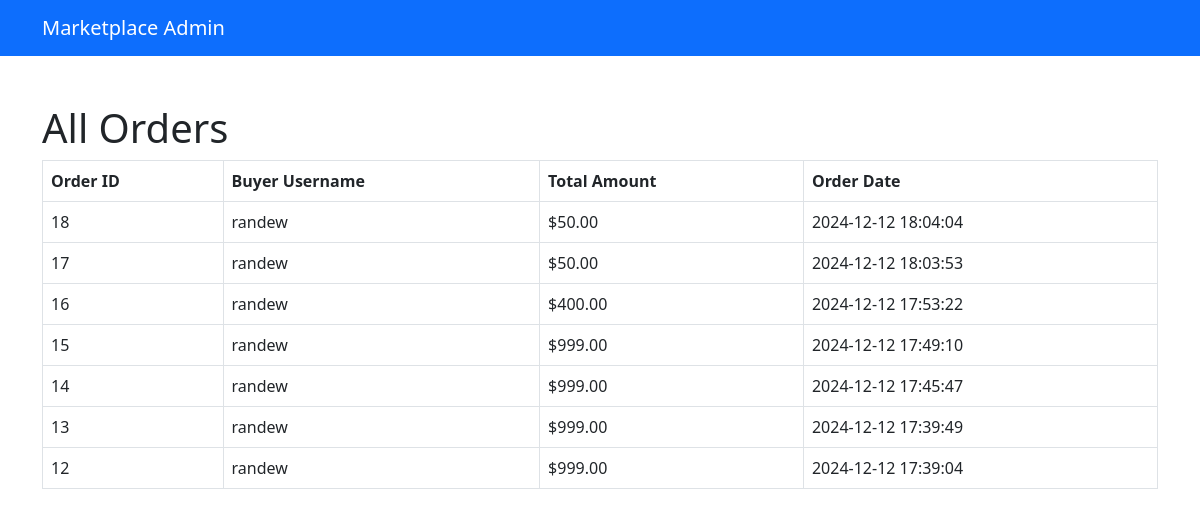
Screenshot of /php/view_orders.php with the database file from the repository.
### tables this page shows
CREATE TABLE `orders` (
  `id` int(11) NOT NULL,
  `user_id` int(11) DEFAULT NULL,
  `total_amount` decimal(10,2) DEFAULT NULL,
  `created_at` datetime DEFAULT current_timestamp(),
  `quantity` int(11) DEFAULT NULL,
  `product_id` int(11) DEFAULT NULL
);

CREATE TABLE `users` (
  `id` int(11) NOT NULL,
  `username` varchar(50) NOT NULL,
  `password` varchar(255) NOT NULL,
  `email` varchar(100) NOT NULL,
  `user_type` enum('buyer','seller','admin') NOT NULL
);

### php/view_orders.php (the view, shortened to what this page needs)
<?php
include '../connection/connection.php';
$sql = "SELECT Orders.id, Users.username, Orders.total_amount, Orders.created_at
        FROM Orders
        JOIN Users ON Orders.user_id = Users.id
        ORDER BY Orders.created_at DESC";
$result = $conn->query($sql);
?>
<!DOCTYPE html>
<html lang="en">
<head>
    <link href="https://cdn.jsdelivr.net/npm/bootstrap@5.3.0-alpha3/dist/css/bootstrap.min.css" rel="stylesheet">
</head>
<body>
    <nav class="navbar navbar-expand-lg navbar-dark bg-primary">
        <div class="container">
            <a class="navbar-brand" href="view_posts.php">Marketplace Admin</a>
        </div>
    </nav>
    <div class="container my-5">
        <h1>All Orders</h1>
        <table class="table table-bordered">
            <thead>
                <tr>
                    <th>Order ID</th>
                    <th>Buyer Username</th>
                    <th>Total Amount</th>
                    <th>Order Date</th>
                </tr>
            </thead>
            <tbody>
                <?php while ($row = $result->fetch_assoc()): ?>
                    <tr>
                        <td><?php echo $row['id']; ?></td>
                        <td><?php echo htmlspecialchars($row['username']); ?></td>
                        <td>$<?php echo number_format($row['total_amount'], 2); ?></td>
                        <td><?php echo $row['created_at']; ?></td>
                    </tr>
                <?php endwhile; ?>
            </tbody>
        </table>
    </div>
</body>
</html>

### rows the page displays
orders: id "18", user.username "randew", total_amount "50.00", created_at "2024-12-12 18:04:04"
orders: id "17", user.username "randew", total_amount "50.00", created_at "2024-12-12 18:03:53"
orders: id "16", user.username "randew", total_amount "400.00", created_at "2024-12-12 17:53:22"
orders: id "15", user.username "randew", total_amount "999.00", created_at "2024-12-12 17:49:10"
orders: id "14", user.username "randew", total_amount "999.00", created_at "2024-12-12 17:45:47"
orders: id "13", user.username "randew", total_amount "999.00", created_at "2024-12-12 17:39:49"
orders: id "12", user.username "randew", total_amount "999.00", created_at "2024-12-12 17:39:04"
